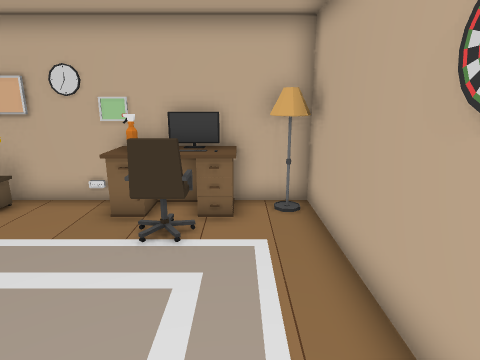
view 1 (above)

12 first-person views from a walk through a 3-D level made in the Unity game engine. The camera is 1.4 m above the floor, tilts 14° down and sees 75° across. The floor is counted in squares, 0.5 m on a side. Each view is taken from the middle of a square. On the plan, view 1 faces up. The plan holds only what a view shows up to about 20 squares ahead; the rest is blank. The place goes on beyond the plan. The player character is not drawn.

view 2
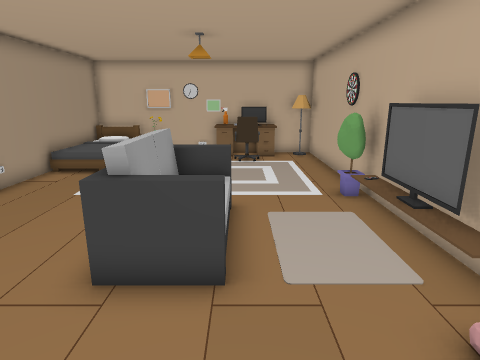

view 3
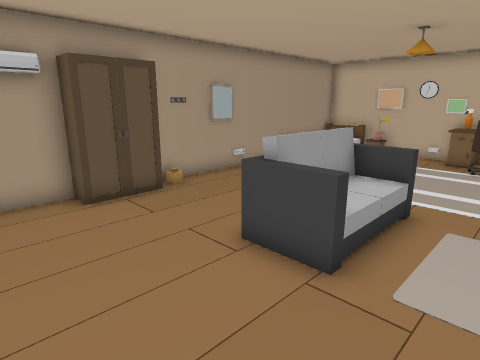

view 4
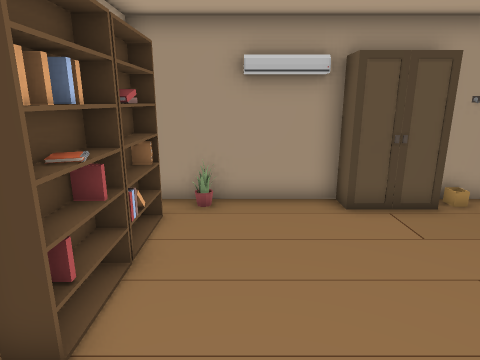

view 5
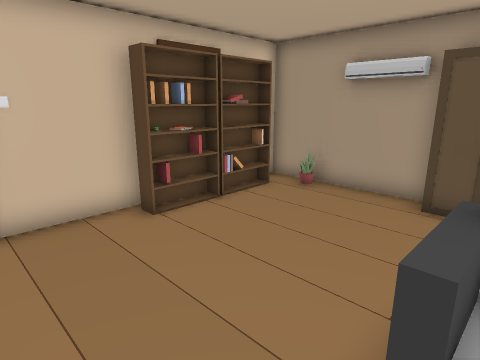

view 6
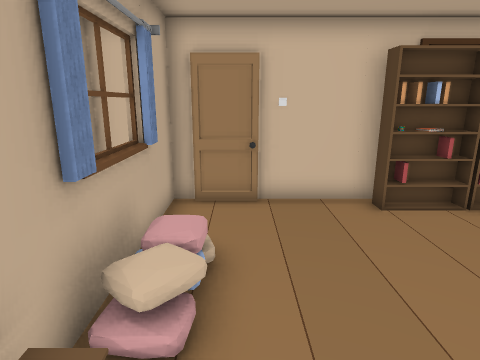

view 7
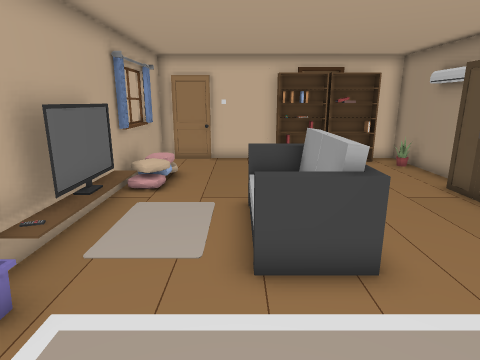

view 8
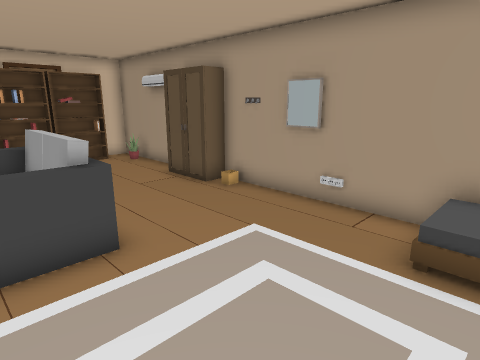

view 9
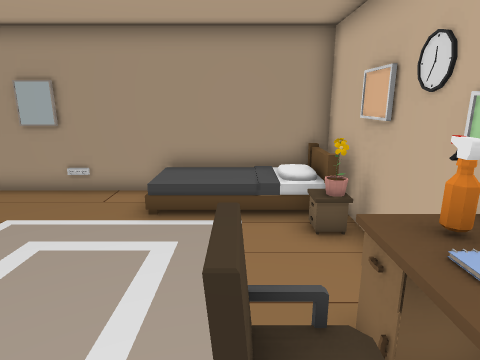

view 10
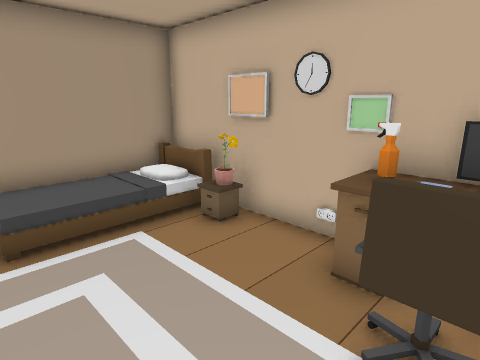

view 11
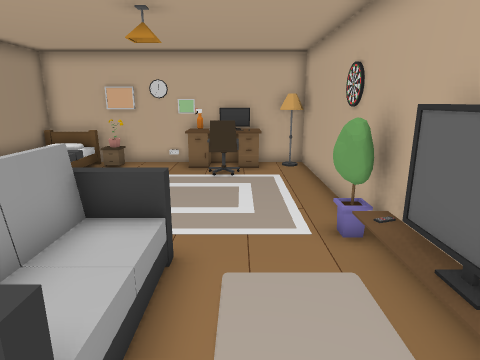

view 12
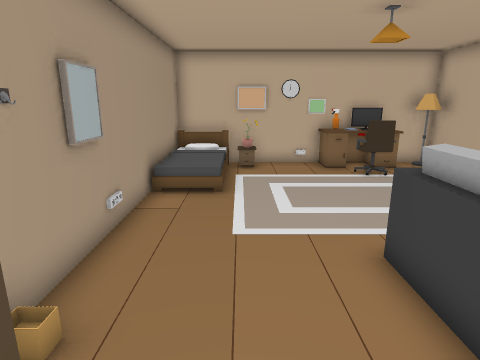

### Floor plan
Key: @ floor where view 1 was taken; # wall or solid block; . floor; = window, fence, low wall or low ledge; C computer; B bottle; E desk; L lamp; H chair; F flower; S sofa; T TV; K books; O other object.
Columns run from 10 left of view 1 to 4 right of it. Each row starts with its distance up from view 1.
  9 #########C###
  8 # OF...BOCEL#
  7 # O....EHHE.#
  6 # O.....HH..#
  5 # O.    .  .#
  4 #OO.    .  .#
  3 #...     . .#
  2 #...       .#
  1 #...       .#
  0 #.........@F#
 -1 #.....S#S...#
 -2 #.....# .. ##
 -3 #.....# ...T#
 -4 ##....# ...T#
 -5 ##....SSS...#
 -6 ##......... #
 -7 #.......... #
 -8 #.......... #
 -9 #...........=
-10 #F..........#
-11 #.###KK.....#
-12 ###### ## #####

Where each view was taken, in squares from view 1:
view 1: 0 up, 0 right, facing up
view 2: 9 down, 2 left, facing up
view 3: 9 down, 0 right, facing up-left
view 4: 9 down, 1 left, facing left
view 5: 4 down, 0 right, facing down-left
view 6: 3 down, 0 right, facing down
view 7: 4 up, 2 left, facing down
view 8: 5 up, 2 left, facing down-left
view 9: 6 up, 0 right, facing left
view 10: 3 up, 1 left, facing up-left
view 11: 6 down, 1 left, facing up
view 12: 6 down, 7 left, facing up
